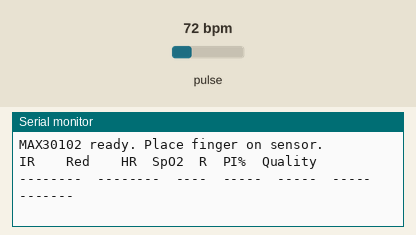
A sketch run on a simulated ESP32. Parts: the last lines printed to the serial monitor. The test bench sets the inputs (shaded band); at power-on: pulse 72 bpm.

Above: at 1.3 s.
1.4 s: pulse set to 42 bpm
At 3.3 s:
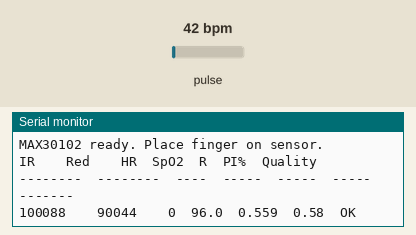
4.4 s: pulse set to 70 bpm
At 7.5 s:
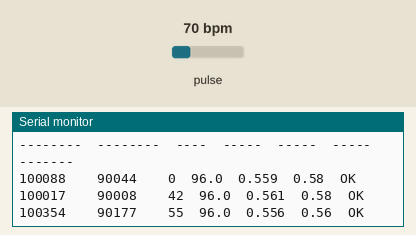
Timing chart, 0 to 9.0 s (numbered marks = the images above; inputs shaded):
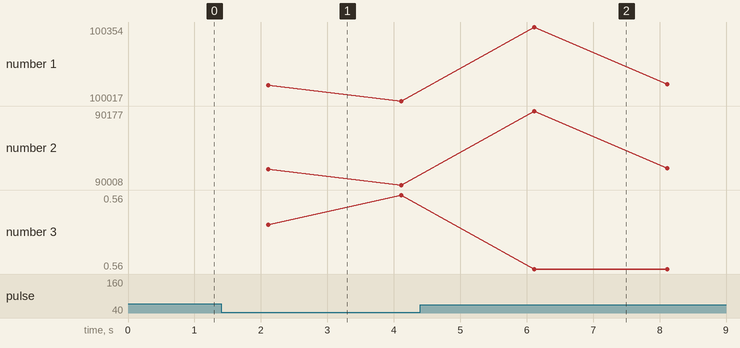

The sketch:

test_max30102.ino
```cpp
/*
 * MAX30102 Standalone Test — Raw Readings  v2.2
 * Prints IR, Red, SpO2, Heart Rate, R-ratio, and signal quality.
 * Open Serial Monitor at 115200 baud.
 *
 *  v2.2 CHANGELOG:
 *    - Added Perfusion Index (PI) check: AC/DC must be >= 0.4% on both
 *      channels. Below this, noise dominates the pulsatile signal and
 *      the R-ratio is meaningless. Typical PI for good contact: 1-5%.
 *    - Added R-ratio bounds [0.2, 1.0]: R > 1.0 means redAC > irAC,
 *      which is physiologically impossible for SpO2 > 85%. In a
 *      non-ICU prototype setting this always indicates artifact
 *      (excess finger pressure, motion, poor contact).
 *    - Print PI% column so the user can see signal quality and adjust
 *      finger pressure in real time (lighter = better).
 *
 *  v2.1: R-ratio median filter, max-min AC, buffer warm-up.
 */

#include <Wire.h>
#include "MAX30105.h"
#include "heartRate.h"

MAX30105 sensor;

// SpO2 buffer — 100 samples at 100Hz = 1 second of data
#define BUF_SIZE 100
long irBuf[BUF_SIZE], redBuf[BUF_SIZE];
int bufIdx = 0, sampleCount = 0;

// R-ratio history for stable SpO2 output
#define R_HIST_SIZE 10
float rHist[R_HIST_SIZE];
int rHistIdx = 0, rHistCount = 0;
float lastValidSpO2 = 0;

// Buffer warm-up after finger re-placement
#define MIN_FRESH_AFTER_REDETECT 50   // 0.5s of fresh data
int freshSamplesSinceDetect = 0;

// Signal quality thresholds
#define MIN_PERFUSION_INDEX  0.004f   // 0.4% — minimum AC/DC ratio for reliable SpO2
#define MIN_R_RATIO          0.2f     // R below 0.2 → SpO2 > 105% (impossible, noise)
#define MAX_R_RATIO          1.0f     // R above 1.0 → SpO2 < 85% (artifact in prototype use)

// HR tracking
float rates[10];
int rateIdx = 0, rateCount = 0;
unsigned long lastBeat = 0;

// ----------------------------------------------------------------
//  Helper: median of a small float array
// ----------------------------------------------------------------
float medianFloat(float arr[], int count) {
  if (count <= 0) return 0;
  float s[R_HIST_SIZE];
  for (int i = 0; i < count; i++) s[i] = arr[i];
  for (int i = 1; i < count; i++) {
    float key = s[i]; int j = i - 1;
    while (j >= 0 && s[j] > key) { s[j + 1] = s[j]; j--; }
    s[j + 1] = key;
  }
  return s[count / 2];
}

void setup() {
  Serial.begin(115200);
  Serial.println("\n=== MAX30102 Test v2.2 ===");
  Serial.println("TIP: Use LIGHT finger pressure. Heavy pressure compresses");
  Serial.println("     capillaries and destroys the pulsatile signal.\n");

  Wire.begin(21, 22);
  Wire.setClock(100000);
  delay(100);

  if (!sensor.begin(Wire, I2C_SPEED_STANDARD)) {
    Serial.println("ERROR: MAX30102 not found! Check wiring.");
    while (1) delay(1000);
  }

  sensor.setup(60, 4, 2, 100, 411, 4096);
  sensor.setPulseAmplitudeRed(0x1F);
  sensor.setPulseAmplitudeIR(0x1F);
  sensor.setPulseAmplitudeGreen(0);

  Serial.println("MAX30102 ready. Place finger on sensor.\n");
  Serial.println("IR\t\tRed\t\tHR\tSpO2\tR\tPI%\tQuality");
  Serial.println("--------\t--------\t----\t-----\t-----\t-----\t-------");
}

void loop() {
  sensor.check();

  while (sensor.available()) {
    long ir = sensor.getFIFOIR();
    long red = sensor.getFIFORed();

    bool finger = (ir > 50000);

    if (finger) {
      irBuf[bufIdx] = ir;
      redBuf[bufIdx] = red;
      bufIdx = (bufIdx + 1) % BUF_SIZE;
      if (sampleCount < BUF_SIZE) sampleCount++;
      freshSamplesSinceDetect++;

      if (checkForBeat(ir)) {
        unsigned long now = millis();
        if (lastBeat > 0) {
          long delta = now - lastBeat;
          if (delta > 300 && delta < 2000) {
            float bpm = 60000.0 / (float)delta;
            rates[rateIdx] = bpm;
            rateIdx = (rateIdx + 1) % 10;
            if (rateCount < 10) rateCount++;
          }
        }
        lastBeat = now;
      }
    } else {
      sampleCount = 0;
      bufIdx = 0;
      rateCount = 0;
      rateIdx = 0;
      lastBeat = 0;
      rHistCount = 0;
      rHistIdx = 0;
      lastValidSpO2 = 0;
      freshSamplesSinceDetect = 0;
    }

    sensor.nextSample();

    static int printCounter = 0;
    printCounter++;
    if (printCounter >= 50) {
      printCounter = 0;

      if (!finger) {
        Serial.println("No finger detected -- place finger on sensor");
        continue;
      }

      // Average HR
      float avgHR = 0;
      if (rateCount > 0) {
        float sum = 0;
        for (int i = 0; i < rateCount; i++) sum += rates[i];
        avgHR = sum / rateCount;
      }

      float spo2 = lastValidSpO2;
      float lastR = 0;
      float perfusionIndex = 0;
      const char* quality = "WAIT";

      if (sampleCount >= 25 && freshSamplesSinceDetect >= MIN_FRESH_AFTER_REDETECT) {
        // DC: mean of buffered samples
        long irSum = 0, redSum = 0;
        long irMax = irBuf[0], irMin = irBuf[0];
        long redMax = redBuf[0], redMin = redBuf[0];
        for (int i = 0; i < sampleCount; i++) {
          irSum += irBuf[i];
          redSum += redBuf[i];
          if (irBuf[i] > irMax) irMax = irBuf[i];
          if (irBuf[i] < irMin) irMin = irBuf[i];
          if (redBuf[i] > redMax) redMax = redBuf[i];
          if (redBuf[i] < redMin) redMin = redBuf[i];
        }
        float irDC = (float)irSum / sampleCount;
        float redDC = (float)redSum / sampleCount;
        float irAC = (float)(irMax - irMin);
        float redAC = (float)(redMax - redMin);

        // Perfusion Index = AC/DC (IR channel, which has stronger pulse)
        // This is the standard metric for signal quality in pulse oximetry.
        // PI < 0.4%: too weak (excess pressure, poor contact, low perfusion)
        // PI 0.4-1%: marginal, readings may be noisy
        // PI 1-5%:   good signal
        // PI > 5%:   excellent
        perfusionIndex = (irDC > 0) ? (irAC / irDC) : 0;

        if (perfusionIndex < MIN_PERFUSION_INDEX) {
          // Signal too weak — don't compute R, keep last valid SpO2
          quality = "LOW PI";
        } else if (irDC > 0 && redDC > 0 && irAC > 200 && redAC > 200) {
          float R = (redAC / redDC) / (irAC / irDC);
          lastR = R;

          // R-ratio bounds check: reject physiologically implausible values
          // R < 0.2 → SpO2 > 105% (impossible)
          // R > 1.0 → SpO2 < 85%, redAC > irAC (artifact for conscious patient)
          if (R < MIN_R_RATIO || R > MAX_R_RATIO) {
            quality = "BAD R";
            // Don't add to median buffer — would poison the history
          } else {
            rHist[rHistIdx] = R;
            rHistIdx = (rHistIdx + 1) % R_HIST_SIZE;
            if (rHistCount < R_HIST_SIZE) rHistCount++;

            float smoothR = medianFloat(rHist, rHistCount);
            spo2 = constrain(110.0 - 25.0 * smoothR, 70.0, 100.0);
            lastValidSpO2 = spo2;

            quality = (perfusionIndex >= 0.01) ? "GOOD" :
                      (perfusionIndex >= 0.004) ? "OK" : "LOW PI";
          }
        }
      }

      Serial.printf("%ld\t\t%ld\t\t%.0f\t%.1f\t%.3f\t%.2f\t%s\n",
                    ir, red, avgHR, spo2, lastR, perfusionIndex * 100.0, quality);
    }
  }
}
```

Measured:
- after the input at 1.4 s, the serial monitor: prints a new line after 0.71 s (image 1)
- after the input at 4.4 s, the serial monitor: prints a new line after 1.7 s (image 2)
- plotted number 1: 100017 → 100024 after the input at 4.4 s
- plotted number 2: 90008 → 90012 after the input at 4.4 s
